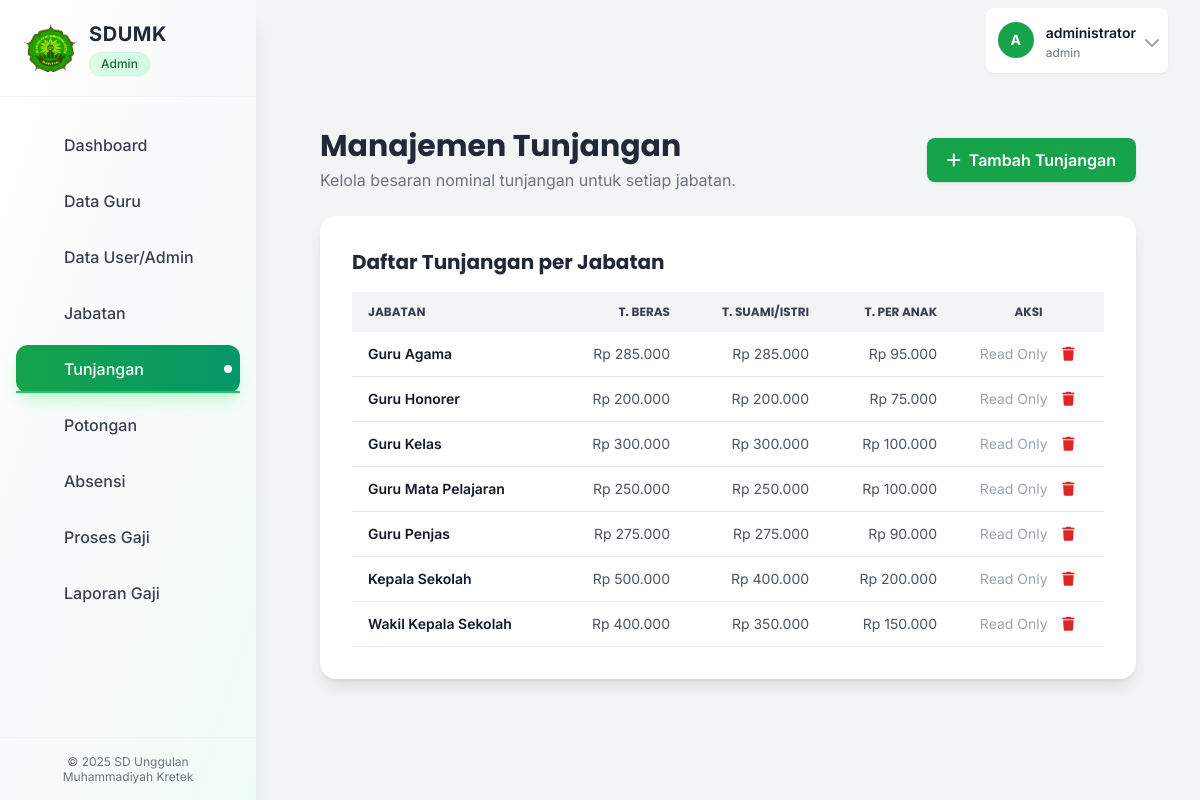
/pages/tunjangan.php (signed in), run on the app's committed database.
### tables this page shows
CREATE TABLE Tunjangan (
    id_tunjangan VARCHAR(10) NOT NULL PRIMARY KEY,
    id_jabatan VARCHAR(10) NOT NULL,
    tunjangan_beras DECIMAL(15,2) DEFAULT 0,
    tunjangan_suami_istri DECIMAL(15,2) DEFAULT 0,
    tunjangan_anak DECIMAL(15,2) DEFAULT 0,
    created_at TIMESTAMP DEFAULT CURRENT_TIMESTAMP,
    updated_at TIMESTAMP DEFAULT CURRENT_TIMESTAMP ON UPDATE CURRENT_TIMESTAMP,
    FOREIGN KEY (id_jabatan) REFERENCES Jabatan(id_jabatan) ON DELETE CASCADE ON UPDATE CASCADE,
    UNIQUE KEY unique_jabatan_tunjangan (id_jabatan)
);

CREATE TABLE Jabatan (
    id_jabatan VARCHAR(10) NOT NULL PRIMARY KEY,
    nama_jabatan VARCHAR(100) NOT NULL,
    gaji_awal DECIMAL(15,2) NOT NULL DEFAULT 0,
    status_aktif ENUM('Aktif', 'Non-Aktif') DEFAULT 'Aktif',
    created_at TIMESTAMP DEFAULT CURRENT_TIMESTAMP,
    updated_at TIMESTAMP DEFAULT CURRENT_TIMESTAMP ON UPDATE CURRENT_TIMESTAMP,
    INDEX idx_nama_jabatan (nama_jabatan)
);

### includes/functions.php (called while the page is built, shortened)
<?php
function e($string)
{
    return htmlspecialchars($string ?? '', ENT_QUOTES, 'UTF-8');
}

### pages/tunjangan.php (the view, shortened to what this page needs)
<?php
require_once __DIR__ . '/../includes/functions.php';
$conn = db_connect();
$page_title = 'Manajemen Tunjangan';
$isReadOnlyMode = ($_SESSION['role'] === 'kepala_sekolah');
$tunjangan_result = $conn->query("SELECT t.*, j.nama_jabatan FROM Tunjangan t JOIN Jabatan j ON t.id_jabatan = j.id_jabatan ORDER BY j.nama_jabatan ASC");
require_once __DIR__ . '/../includes/header.php';
?>
<div class="container mx-auto px-4 sm:px-6 lg:px-8 py-8" x-data="crudPage()">
    <div class="flex justify-between items-center mb-6">
        <div>
            <h1 class="text-3xl font-bold text-gray-800 font-poppins"><?= e($page_title) ?><?php if ($isReadOnlyMode): ?> <span class="text-sm bg-blue-100 text-blue-800 px-2 py-1 rounded-full ml-2">Mode Tampilan</span><?php endif; ?></h1>
            <p class="text-gray-500 mt-1"><?= $isReadOnlyMode ? 'Lihat besaran nominal tunjangan untuk setiap jabatan.' : 'Kelola besaran nominal tunjangan untuk setiap jabatan.' ?></p>
        </div>
        <?php if (!$isReadOnlyMode): ?>
        <button @click="showForm = true; isEdit = false; resetForm()" class="bg-green-600 text-white px-5 py-2.5 rounded-lg shadow hover:bg-green-700 font-semibold flex items-center transition">
            <i class="fa-solid fa-plus mr-2"></i> Tambah Tunjangan
        </button>
        <?php endif; ?>
    </div>
    <div class="bg-white p-6 sm:p-8 rounded-2xl shadow-lg">
        <h3 class="text-xl font-bold text-gray-800 mb-4 font-poppins">Daftar Tunjangan per Jabatan</h3>
        <div class="overflow-x-auto">
            <table class="min-w-full text-sm text-left text-gray-600">
                <thead class="bg-gray-100 text-gray-700 uppercase font-poppins text-xs">
                    <tr>
                        <th class="px-4 py-3">Jabatan</th>
                        <th class="px-4 py-3 text-right">T. Beras</th>
                        <th class="px-4 py-3 text-right">T. Suami/Istri</th>
                        <th class="px-4 py-3 text-right">T. per Anak</th>
                        <?php if (!$isReadOnlyMode): ?><th class="px-4 py-3 text-center">Aksi</th><?php endif; ?>
                    </tr>
                </thead>
                <tbody>
                    <?php if ($tunjangan_result->num_rows > 0): ?>
                        <?php while ($row = $tunjangan_result->fetch_assoc()): ?>
                            <tr class="border-b hover:bg-gray-50">
                                <td class="px-4 py-3 font-semibold text-gray-900"><?= e($row['nama_jabatan']) ?></td>
                                <td class="px-4 py-3 text-right">Rp <?= number_format($row['tunjangan_beras'], 0, ',', '.') ?></td>
                                <td class="px-4 py-3 text-right">Rp <?= number_format($row['tunjangan_suami_istri'], 0, ',', '.') ?></td>
                                <td class="px-4 py-3 text-right">Rp <?= number_format($row['tunjangan_anak'], 0, ',', '.') ?></td>
                                <?php if (!$isReadOnlyMode): ?>
                                <td class="px-4 py-3 text-center">
                                    <div class="flex items-center justify-center space-x-3">
                                        <span class="text-gray-400 text-sm">Read Only</span>
                                        <a href="?action=delete&id=<?= e($row['id_tunjangan']) ?>&token=<?= $_SESSION['csrf_token'] ?>" onclick="return confirm('Yakin ingin menghapus data ini?')" class="text-red-600 hover:text-red-800" title="Hapus">
                                            <i class="fa-solid fa-trash fa-fw"></i>
                                        </a>
                                    </div>
                                </td>
                                <?php endif; ?>
                            </tr>
                        <?php endwhile; ?>
                    <?php endif; ?>
                </tbody>
            </table>
        </div>
    </div>
</div>
<?php require_once __DIR__ . '/../includes/footer.php'; ?>

### includes/header.php (style rules this page uses)
body { font-family: 'Inter', sans-serif; }
.font-poppins { font-family: 'Poppins', sans-serif; }

### data on the page
tunjangan: id_jabatan.nama_jabatan "Guru Agama", tunjangan_beras "285.000", tunjangan_suami_istri "285.000", tunjangan_anak "95.000"
tunjangan: id_jabatan.nama_jabatan "Guru Honorer", tunjangan_beras "200.000", tunjangan_suami_istri "200.000", tunjangan_anak "75.000"
tunjangan: id_jabatan.nama_jabatan "Guru Kelas", tunjangan_beras "300.000", tunjangan_suami_istri "300.000", tunjangan_anak "100.000"
tunjangan: id_jabatan.nama_jabatan "Guru Mata Pelajaran", tunjangan_beras "250.000", tunjangan_suami_istri "250.000", tunjangan_anak "100.000"
tunjangan: id_jabatan.nama_jabatan "Guru Penjas", tunjangan_beras "275.000", tunjangan_suami_istri "275.000", tunjangan_anak "90.000"
tunjangan: id_jabatan.nama_jabatan "Kepala Sekolah", tunjangan_beras "500.000", tunjangan_suami_istri "400.000", tunjangan_anak "200.000"
tunjangan: id_jabatan.nama_jabatan "Wakil Kepala Sekolah", tunjangan_beras "400.000", tunjangan_suami_istri "350.000", tunjangan_anak "150.000"

### other printed values
str_replace('_', ' ', $user_role) "Admin"
$item['name'] "Dashboard"
$item['name'] "Data Guru"
$item['name'] "Data User/Admin"
$item['name'] "Jabatan"
$item['name'] "Tunjangan"
$item['name'] "Potongan"
$item['name'] "Absensi"
$item['name'] "Proses Gaji"
$item['name'] "Laporan Gaji"
substr($current_user_name, 0, 1) "A"
$current_user_name "administrator"
$current_user_level "admin"
$page_title "Manajemen Tunjangan"
